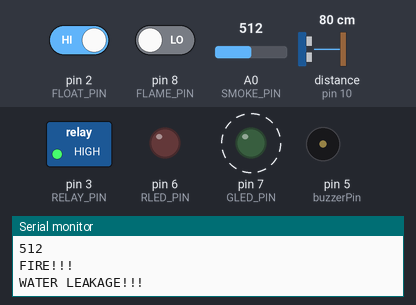
The sketch below on a simulated Arduino Uno, built with avr-gcc and run on an emulated ATmega328P. Parts: switched loads named in the sketch (green lamp = pin HIGH), output pins drawn as LEDs (lit = HIGH), buzzer (waves = sounding, pin HIGH), the last lines printed to the serial monitor. Wiring (inferred from the names in the program): ultrasonic range finder: trigger pin 9; echo pin 10. Dashed ring = blinking. The inputs (shaded band) are chosen by the test bench; at power-on: pin 2 (FLOAT_PIN) HIGH, A0 (SMOKE_PIN) = 512, distance to the obstacle (sensor on pin 10) 80 cm, pin 8 (FLAME_PIN) LOW. The echo pulse lasts 58.3 µs per cm; pins used as bus, display or sensor lines are not drawn.

Above: at 4.29 s.
4.3 s: pin 2 (FLOAT_PIN) driven LOW
At 4.6 s:
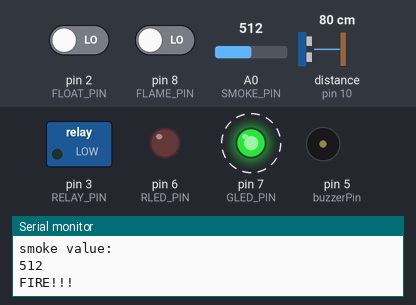
7.3 s: A0 (SMOKE_PIN) set to 106
10.3 s: A0 (SMOKE_PIN) set to 89
At 11.3 s:
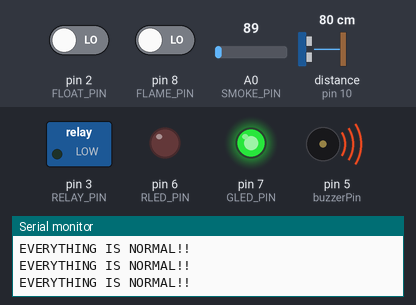
11.9 s: distance to the obstacle (sensor on pin 10) set to 12 cm
13.4 s: distance to the obstacle (sensor on pin 10) set to 9 cm
At 13.56 s:
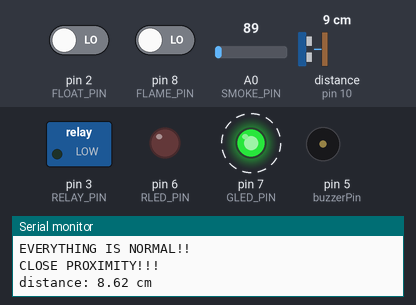
16.4 s: pin 2 (FLOAT_PIN) driven HIGH
At 16.59 s:
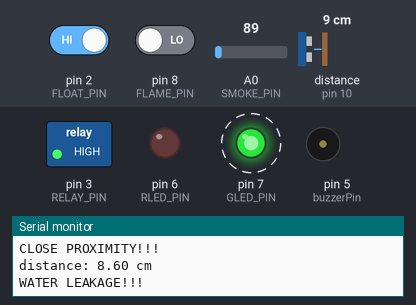
Timing chart, 0 to 20.4 s (numbered marks = the images above; inputs shaded):
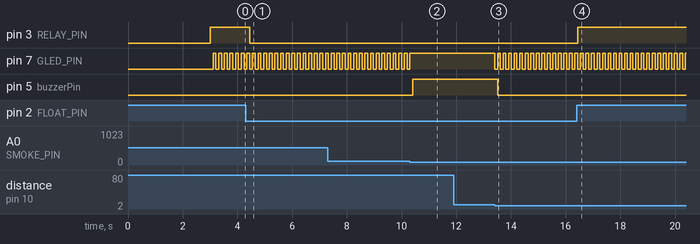

Measured:
- the behaviour switches between 101 and 100 on A0 (SMOKE_PIN) (found by bisection; images 1 and 2)
- the behaviour switches between 11 and 10 cm on distance to the obstacle (sensor on pin 10) (found by bisection; images 2 and 3)
- after the input at 4.3 s, pin 3 (RELAY_PIN): HIGH → LOW after 0.15 s
- after the input at 10.3 s, pin 7 (GLED_PIN): goes on until 10.3 s, then stays HIGH; pin 5 (buzzerPin): LOW → HIGH after 0.11 s
- after the input at 13.4 s, pin 7 (GLED_PIN): alternates HIGH for 0.10 s and LOW for 0.10 s, starting at once; pin 5 (buzzerPin): HIGH → LOW after 0.11 s
- after the input at 16.4 s, pin 3 (RELAY_PIN): LOW → HIGH at once
- by itself, pin 7 (GLED_PIN): alternates HIGH for 0.11 s and LOW for 0.10 s

The sketch:

all_working.ino
```cpp
#include <SoftwareSerial.h>

//arduino power 5v to breadboard 5v
//arduino power gnd to breadboard gnd

// DISTANCE SENSOR CONNECTIONS AND DEFINITIONS
const int TRIG_PIN = 9; // Arduino pin connected to Ultrasonic Sensor's TRIG pin
const int ECHO_PIN = 10; // Arduino pin connected to Ultrasonic Sensor's ECHO pin
//ultra's gnd to breadboard gnd
//ultra's vcc to breadboard's 5v
// variables for calculating distance:
float duration_us, distance_cm;
const int DISTANCE_THRESHOLD = 10; // centimeters

// FLAME SENSOR CONNECTIONS AND DEFINITIONS
const int FLAME_PIN = 8;  // Arduino pin connected to flame Sensor's DO pin
// flame grd to bb grd
// flame vcc to bb 5v

// SMOKE SENSOR CONNECTIONS AND DEFINITIONS
const int SMOKE_PIN = A0;  // Arduino analog 0 pin connected to Smoke Sensor's A0 pin
// smoke grd to bb grd
// smoke vcc to bb 5v


// LED DEFINITIONS AND CONNECTIONS
const int RLED_PIN  = 6; // Arduino pin6 connected to RED LED's resistor on bb
const int GLED_PIN  =7 ; // Arduino pin7 connected to GREEN LED's resistor on bb
// red and green led shorter side(cathode) connected to bb gnd
// red and green led longer side(anode) to 220ohms resistor

// BUZZER CONNECTIONS AND DEFINITIONS
const int buzzerPin = 5; //Define arduino digital 5 pin to buzzer i/o
//buzzer gnd to breadboard gnd
//buzzer vcc to breadboard 5v

// FLOAT SENSOR CONNECTIONS AND DEFINITIONS
const int FLOAT_PIN = 2;
//FLOAT GRD TO BB GRD

// RELAY AND PUMP CONNECTIONS AND DEFINITIONS
const int RELAY_PIN = 3;
// relay - to bb gnd
// relay + to bb 5v


int normal=1; // normal variable which tells if everything in the boat is normal
void setup() {
  Serial.begin (9600);       // initialize serial communication @ 9600 baud;

  pinMode(TRIG_PIN, OUTPUT); // set arduino pin to output mode
  pinMode(ECHO_PIN, INPUT);  // set arduino pin to input mode
  pinMode(RLED_PIN, OUTPUT);  // set arduino pin to output mode
  pinMode(GLED_PIN, OUTPUT);  // set arduino pin to output mode
  pinMode(FLAME_PIN, INPUT); // set arduino pin to input mode
  pinMode(SMOKE_PIN, INPUT); // set arduino pin to input mode
  pinMode(FLOAT_PIN, INPUT_PULLUP); //Arduino Internal Resistor 10K
  pinMode(RELAY_PIN, OUTPUT);
  pinMode(buzzerPin, OUTPUT);
  Serial.println("MQ2 warming up!");
  delay(3000); // allow the MQ2 to warm up
  Serial.println("MQ2 and all sensors ready!");
}

void loop() {

  int normal=1;
  //wifi module start


  // generate pulse to TRIG pin
  digitalWrite(TRIG_PIN, HIGH);
  digitalWrite(TRIG_PIN, LOW);

  // measure duration of pulse from ECHO pin
  duration_us = pulseIn(ECHO_PIN, HIGH);
  // calculate the distance
  distance_cm = 0.017 * duration_us;

  int flame  = digitalRead(FLAME_PIN);// read digital output pin of smoke
  int smoke= analogRead(SMOKE_PIN); // read the sensor on analog A0:

  int water= digitalRead(FLOAT_PIN);

  if(distance_cm < DISTANCE_THRESHOLD)
  {
    Serial.println("CLOSE PROXIMITY!!!");
    Serial.print("distance: ");
    Serial.print(distance_cm);
    Serial.println(" cm");
    normal=0;
  }


  if (flame || smoke>100)
  {
    Serial.println("smoke value:");
    Serial.println(smoke);
    Serial.println("FIRE!!!");
    normal=0;
    }
  if (water)
  {
    Serial.println("WATER LEAKAGE!!!");
    digitalWrite(RELAY_PIN, HIGH);
    normal=0;
    }
  if(!water)
  {
    digitalWrite(RELAY_PIN, LOW);// turn off water pump
    }

  if(!normal){
    //digitalWrite(RLED_PIN, HIGH); // turn on LED
    digitalWrite(GLED_PIN, LOW); // turn on LED
    delay(100);
    digitalWrite(GLED_PIN,HIGH);
    digitalWrite(buzzerPin, LOW); //Setting pin to high (This is inverted logic)

  }
  else
  {
    //digitalWrite(RLED_PIN, LOW);  // turn off LED
    digitalWrite(GLED_PIN, HIGH); // turn on LED
    Serial.println("EVERYTHING IS NORMAL!!");
    digitalWrite(buzzerPin ,HIGH); //Setting pin to LOW (This is inverted logic)

  }


  // print the value to Serial Monitor


  delay(100);
}
```
